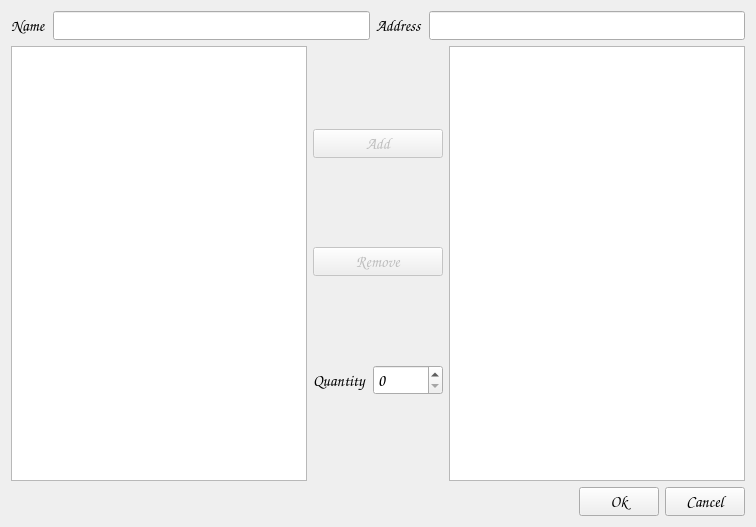
<?xml version="1.0" encoding="UTF-8"?>
<ui version="4.0">
 <class>Create_Order_Form</class>
 <widget class="QWidget" name="Create_Order_Form">
  <property name="geometry">
   <rect>
    <x>0</x>
    <y>0</y>
    <width>756</width>
    <height>527</height>
   </rect>
  </property>
  <property name="font">
   <font>
    <family>Comic Sans MS</family>
    <pointsize>12</pointsize>
   </font>
  </property>
  <property name="windowTitle">
   <string notr="true">Create Order</string>
  </property>
  <property name="toolTip">
   <string/>
  </property>
  <layout class="QVBoxLayout" name="verticalLayout">
   <item>
    <layout class="QHBoxLayout" name="horizontalLayout_2">
     <item>
      <widget class="QLabel" name="label_2">
       <property name="text">
        <string>Name</string>
       </property>
      </widget>
     </item>
     <item>
      <widget class="QLineEdit" name="le_name"/>
     </item>
     <item>
      <widget class="QLabel" name="label_3">
       <property name="text">
        <string>Address</string>
       </property>
      </widget>
     </item>
     <item>
      <widget class="QLineEdit" name="le_address"/>
     </item>
    </layout>
   </item>
   <item>
    <layout class="QHBoxLayout" name="horizontalLayout">
     <item>
      <widget class="QTableView" name="tv_product"/>
     </item>
     <item>
      <layout class="QVBoxLayout" name="verticalLayout_2">
       <item>
        <widget class="QPushButton" name="p_add">
         <property name="enabled">
          <bool>false</bool>
         </property>
         <property name="text">
          <string>Add</string>
         </property>
        </widget>
       </item>
       <item>
        <widget class="QPushButton" name="pb_remove">
         <property name="enabled">
          <bool>false</bool>
         </property>
         <property name="text">
          <string>Remove</string>
         </property>
        </widget>
       </item>
       <item>
        <layout class="QHBoxLayout" name="horizontalLayout_3">
         <item>
          <widget class="QLabel" name="label">
           <property name="text">
            <string>Quantity</string>
           </property>
           <property name="scaledContents">
            <bool>true</bool>
           </property>
           <property name="alignment">
            <set>Qt::AlignJustify|Qt::AlignVCenter</set>
           </property>
           <property name="indent">
            <number>-1</number>
           </property>
          </widget>
         </item>
         <item>
          <widget class="QSpinBox" name="sb_quantity">
           <property name="maximum">
            <number>999999999</number>
           </property>
          </widget>
         </item>
        </layout>
       </item>
      </layout>
     </item>
     <item>
      <widget class="QTableView" name="tv_orderproducts"/>
     </item>
    </layout>
   </item>
   <item>
    <layout class="QHBoxLayout" name="horizontalLayout_4">
     <item>
      <spacer name="horizontalSpacer">
       <property name="orientation">
        <enum>Qt::Horizontal</enum>
       </property>
       <property name="sizeHint" stdset="0">
        <size>
         <width>40</width>
         <height>20</height>
        </size>
       </property>
      </spacer>
     </item>
     <item>
      <widget class="QPushButton" name="pb_ok">
       <property name="text">
        <string>Ok</string>
       </property>
      </widget>
     </item>
     <item>
      <widget class="QPushButton" name="pb_cancel">
       <property name="text">
        <string>Cancel</string>
       </property>
      </widget>
     </item>
    </layout>
   </item>
  </layout>
 </widget>
 <tabstops>
  <tabstop>le_name</tabstop>
  <tabstop>le_address</tabstop>
  <tabstop>tv_product</tabstop>
  <tabstop>tv_orderproducts</tabstop>
  <tabstop>p_add</tabstop>
  <tabstop>pb_remove</tabstop>
  <tabstop>sb_quantity</tabstop>
  <tabstop>pb_ok</tabstop>
  <tabstop>pb_cancel</tabstop>
 </tabstops>
 <resources/>
 <connections/>
</ui>
